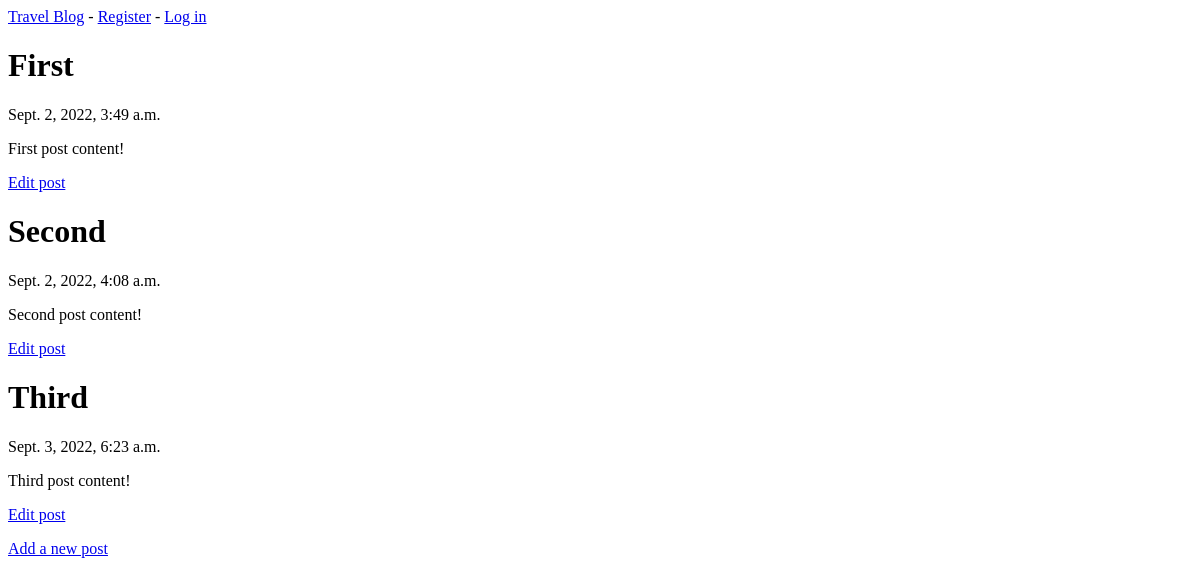
The app's page /, older data.
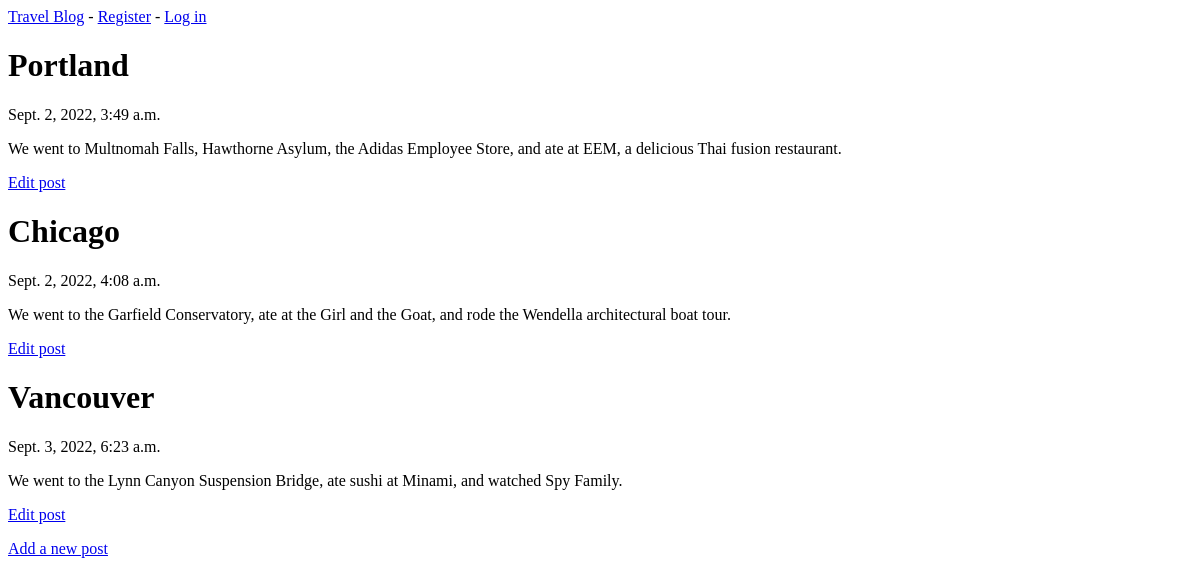
The same page, newer data.
### blogs/models.py (models this page shows, shortened)
class BlogPost(models.Model):
    title = models.CharField(max_length=100)
    text = models.TextField()
    date_posted = models.DateTimeField(auto_now_add=True)
    owner = models.ForeignKey(User, on_delete=models.CASCADE)

### blogs/views.py (the view)
# urls.py: path("", views.index, name="index"),
def index(request):
    posts = BlogPost.objects.all()
    context = {"posts": posts}
    return render(request, "blogs/index.html", context)

### blogs/templates/blogs/index.html
{% extends "blogs/base.html" %}
{% block content %}
<body>
    {% for post in posts %}
    <h1>{{ post.title }}</h1>
    <p>{{ post.date_posted }}</p>
    <p>{{ post.text }}</p>
    <p>
        <a href="{% url 'blogs:edit_post' post.id %}">Edit post</a>
    </p>
    {% empty %}
    <li>There are no posts on this blog yet.</li>
    {% endfor %}
</body>
<a href="{% url 'blogs:new_post' %}">Add a new post</a>
{% endblock content %}

### blogs/templates/blogs/base.html
<p>
    <a href="{% url 'blogs:index' %}">Travel Blog</a> -
    {% if user.is_authenticated %}
    Hello, {{ user.username }}.
    <a href="{% url 'users:logout' %}">Log out</a>
    {% else %}
    <a href="{% url 'users:register' %}">Register</a> -
    <a href="{% url 'users:login' %}">Log in</a>
    {% endif %}
</p>
{% block content %}{% endblock content %}

Row changes from the older to the newer data that the page shows:
changed BlogPost: title "First" → "Portland"; text "First post content!" → "We went to Multnomah Falls, Hawthorne Asylum, the Adidas Employee Store, and ate at EEM, a delicious Thai fusion restaurant."
changed BlogPost: title "Second" → "Chicago"; text "Second post content!" → "We went to the Garfield Conservatory, ate at the Girl and the Goat, and rode the Wendella architectural boat tour."
changed BlogPost: title "Third" → "Vancouver"; text "Third post content!" → "We went to the Lynn Canyon Suspension Bridge, ate sushi at Minami, and watched Spy Family."
